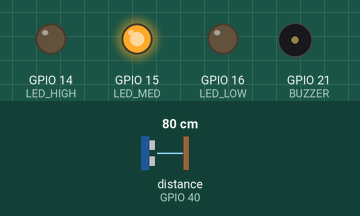
The sketch below on a simulated ESP32. Shown: output pins drawn as LEDs (lit = HIGH), buzzer (waves = sounding, pin HIGH). Wiring (inferred from the names in the program): ultrasonic range finder: trigger GPIO 41; echo GPIO 40. The test bench sets the inputs (shaded band); at power-on: distance to the obstacle (sensor on GPIO 40) 80 cm. The echo pulse lasts 58.3 µs per cm; WiFi joins after 1.5 s; servers stay silent unless stated; pins used as bus, display or sensor lines are not drawn; what the sketch prints to the serial monitor is not drawn.

Above: at 3.0 s.
3.1 s: distance to the obstacle (sensor on GPIO 40) set to 85 cm
At 4.2 s:
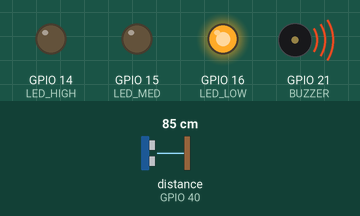
5.3 s: distance to the obstacle (sensor on GPIO 40) set to 2 cm
At 7.0 s:
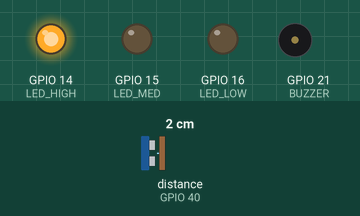
7.3 s: distance to the obstacle (sensor on GPIO 40) set to 19 cm
9.0 s: distance to the obstacle (sensor on GPIO 40) set to 24 cm
At 10.7 s:
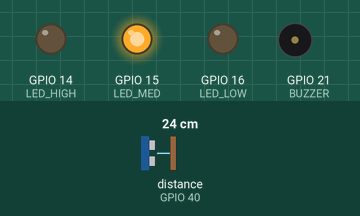
11.3 s: distance to the obstacle (sensor on GPIO 40) set to 4 cm
At 12.4 s:
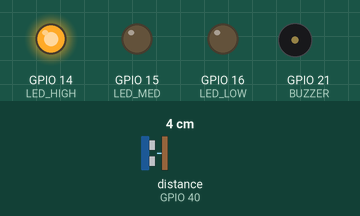
Timing chart, 0 to 14.3 s (numbered marks = the images above; inputs shaded):
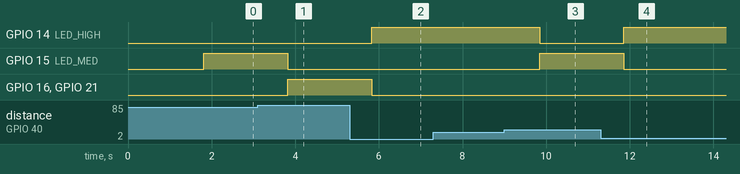

Measured:
- the behaviour switches between 81 and 82 cm on distance to the obstacle (sensor on GPIO 40) (found by bisection; images 0 and 1)
- the behaviour switches between 20 and 21 cm on distance to the obstacle (sensor on GPIO 40) (found by bisection; images 2 and 3)
- after the input at 3.1 s, GPIO 15 (LED_MED): HIGH → LOW after 0.72 s; GPIO 16 (LED_LOW), GPIO 21 (BUZZER): LOW → HIGH after 0.72 s
- after the input at 5.3 s, GPIO 14 (LED_HIGH): LOW → HIGH after 0.53 s; GPIO 16 (LED_LOW), GPIO 21 (BUZZER): HIGH → LOW after 0.53 s
- after the input at 7.3 s, every drawn part: stays the same
- after the input at 9.0 s, GPIO 14 (LED_HIGH): HIGH → LOW after 0.84 s; GPIO 15 (LED_MED): LOW → HIGH after 0.84 s
- after the input at 11.3 s, GPIO 14 (LED_HIGH): LOW → HIGH after 0.55 s; GPIO 15 (LED_MED): HIGH → LOW after 0.55 s

The sketch:

smart_tank.ino
```cpp
#define BLYNK_TEMPLATE_ID "TMPL2g1KpxtxQ"      // Your Blynk Template ID
#define BLYNK_TEMPLATE_NAME "Smart Water Level Monitor ESP32" // Your Device Name
#define BLYNK_AUTH_TOKEN "EIj1YhkqXn3n0H-CDXgFnvl67hngx-DO" // From Blynk IoT

#include <WiFi.h>
#include <BlynkSimpleEsp32.h>
#include <Arduino.h>

char ssid[] = "Wokwi-GUEST";
char pass[] = "";

#define TRIG_PIN 41
#define ECHO_PIN 40
#define LED_LOW 16
#define LED_MED 15
#define LED_HIGH 14
#define BUZZER 21
#define RELAY_PIN 26

const int tankHeight = 100; // cm
long duration;
int distance;
int waterLevel;

bool pumpState = false; // Track pump state

void setup() {
  Serial.begin(115200);

  pinMode(TRIG_PIN, OUTPUT);
  pinMode(ECHO_PIN, INPUT);
  pinMode(LED_LOW, OUTPUT);
  pinMode(LED_MED, OUTPUT);
  pinMode(LED_HIGH, OUTPUT);
  pinMode(BUZZER, OUTPUT);

  digitalWrite(RELAY_PIN, LOW);

  // Connect ESP32 to Blynk 2.0 IoT Cloud
  Blynk.begin(BLYNK_AUTH_TOKEN, ssid, pass);
  Serial.println("Smart Water Pump System Started");
}

void loop() {
  Blynk.run();

  // Ultrasonic sensor
  digitalWrite(TRIG_PIN, LOW);
  delayMicroseconds(2);
  digitalWrite(TRIG_PIN, HIGH);
  delayMicroseconds(10);
  digitalWrite(TRIG_PIN, LOW);

  duration = pulseIn(ECHO_PIN, HIGH);
  distance = duration * 0.034 / 2; // cm

  waterLevel = tankHeight - distance;
  int levelPercent = (waterLevel * 100) / tankHeight;

  Serial.print("Distance: "); Serial.print(distance); Serial.print(" cm, ");
  Serial.print("Water Level: "); Serial.print(levelPercent); Serial.println("%");

  // LED & Buzzer
  if (levelPercent < 20) { // Low
    digitalWrite(LED_LOW, HIGH);
    digitalWrite(LED_MED, LOW);
    digitalWrite(LED_HIGH, LOW);
    digitalWrite(BUZZER, HIGH);

    // Send notification via virtual pin
    Blynk.virtualWrite(V1, "⚠️ Water level");
    Blynk.virtualWrite(V2, "LOW! Refill tank.");

  }

  else if (levelPercent <= 80) { // Medium
    digitalWrite(LED_LOW, LOW);
    digitalWrite(LED_MED, HIGH);
    digitalWrite(LED_HIGH, LOW);
    digitalWrite(BUZZER, LOW);

    Blynk.virtualWrite(V1, "Water Tank");
    Blynk.virtualWrite(V2, "Moderate");
  }

  else { // High
    digitalWrite(LED_LOW, LOW);
    digitalWrite(LED_MED, LOW);
    digitalWrite(LED_HIGH, HIGH);
    digitalWrite(BUZZER, LOW);

    Blynk.virtualWrite(V1, "✅ Water tank ");
    Blynk.virtualWrite(V2, "FULL.");
  }

  // ===== PUMP CONTROL =====
  if (levelPercent < 20 && !pumpState) {
    digitalWrite(RELAY_PIN, HIGH);
    pumpState = true;

    Serial.println("⚠️ Pump ON - Water Level LOW");
    Blynk.virtualWrite(V3, "⚠️ Pump TURNED");
    Blynk.virtualWrite(V4, "ON (Low Water)");
  }

  if (levelPercent > 80 && pumpState) {
    digitalWrite(RELAY_PIN, LOW);
    pumpState = false;

    Serial.println("✅ Pump OFF - Tank FULL");
    Blynk.virtualWrite(V3, "✅ Pump TURNED ");
    Blynk.virtualWrite(V4, "OFF (Tank Full)");
  }


  // Send water level to virtual gauge V0
  Blynk.virtualWrite(V0, levelPercent);

  delay(1000);
}
```
